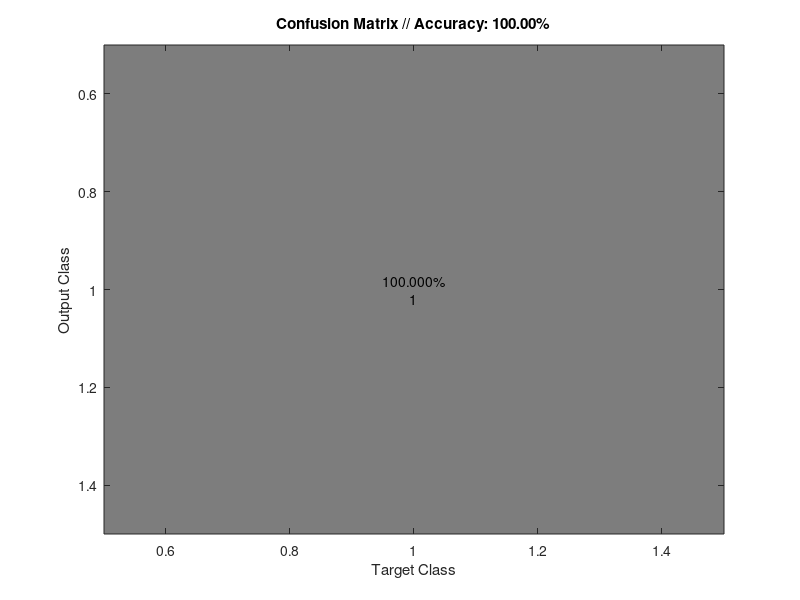

MATLAB code for this plot: (Note: this script raises an error after producing the figure.)
function plotConfMat(varargin)
%PLOTCONFMAT plots the confusion matrix with colorscale, absolute numbers
%   and precision normalized percentages
%
%   usage: 
%   PLOTCONFMAT(confmat) plots the confmat with integers 1 to n as class labels
%   PLOTCONFMAT(confmat, labels) plots the confmat with the specified labels
%
%   Arguments
%   confmat:            a square confusion matrix
%   labels (optional):  vector of class labels

% number of arguments
switch (nargin)
    case 0
       confmat = 1;
       labels = {'1'};
    case 1
       confmat = varargin{1};
       labels = 1:size(confmat, 1);
    otherwise
       confmat = varargin{1};
       labels = varargin{2};
end

confmat(isnan(confmat))=0; % in case there are NaN elements
numlabels = size(confmat, 1); % number of labels

% calculate the percentage accuracies
confpercent = 100*confmat./repmat(sum(confmat, 1),numlabels,1);
% plotting the colors
imagesc(confpercent);
title(sprintf('Confusion Matrix // Accuracy: %.2f%%', 100*trace(confmat)/sum(confmat(:))));
ylabel('Output Class'); xlabel('Target Class');

% set the colormap
colormap(flipud(gray));

% Create strings from the matrix values and remove spaces
textStrings = num2str([confpercent(:), confmat(:)], '%.3f%%\n%d\n');
textStrings = strtrim(cellstr(textStrings));

% Create x and y coordinates for the strings and plot them
[x,y] = meshgrid(1:numlabels);
hStrings = text(x(:),y(:),textStrings(:), ...
    'HorizontalAlignment','center');

% Get the middle value of the color range
midValue = mean(get(gca,'CLim'));

% Choose white or black for the text color of the strings so
% they can be easily seen over the background color
textColors = repmat(confpercent(:) > midValue,1,3);
set(hStrings,{'Color'},num2cell(textColors,2));

% Setting the axis labels
set(gca,'XTick',1:numlabels,...
    'XTickLabel',labels,...
    'YTick',1:numlabels,...
    'YTickLabel',labels,...
    'TickLength',[0 0]);
end